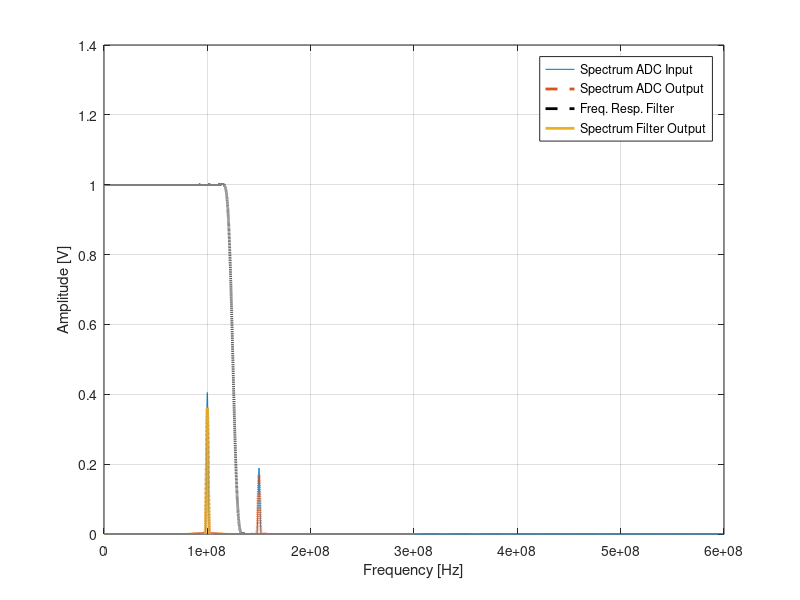

The MATLAB source for this figure:
clear all
%close all
% 
% fcut=0.2;
% orden=16;
% hn=fir1(orden, fcut,'low');
% En la funcion FIR1, fcut va de 0 a <1, donde 0 representa 0 y 1
% representa pi (fdisc) = fN (fcont)
% [H,f] = freqz(hn);
% plot(f, abs(H))
% hold all

%%
% Tengo un tono en tiempo continuo de 100MHz y otro de 150MHz
% Quiero hacer un DSP que muestree los dos tonos y filtre el tono de mas
% alta frecuencia

fs = 600e6; %[Hz] frecuencia de muestreo del conversor
NOS = 16; % Oversampling factor para emular "tiempo continuo"
fch=NOS*fs; % Frecuencia del dominio de tiempo continuo
Tch=1/fch;
Ts=1/fs;

% Genero la señal en tiempo continuo
f0 = 100e6; % Frecuencia del tono
f1 = 150e6; % Frecuencia del tono
Tend = 100/f0; % Tiempo total de simulacion
Nend = Tend/Tch;
tline = (0:Nend-1).*Tch;
tone0 = 1.5*cos(2*pi*f0.*tline);
tone1 = 0.7*cos(2*pi*f1.*tline);
x_t = tone0+tone1;

% Paso por el conversor C/D
x_adc = x_t(1:NOS:end); % Muestreo la senial en TC a la fcrecuencia fs
t_adc = (0:length(x_adc)-1)*Ts; % La base de tiempo es kTs

% Filtro
fcut_analogica=(f0+f1)/2;
fcut_digital = fcut_analogica / (fs/2);
orden=128;
hn=fir1(orden, fcut_digital,'low');
y_filtro=filter(hn,1,x_adc);

% Truquitos para dibujar bien SI HUBIERA DIBUJADO LAS SE;ALES EN TIEMPO
y_filtro=y_filtro(1+orden/2:end);
x_adc=x_adc(1:end-orden/2);
t_adc=t_adc(1:end-orden/2);

% Dibujos
NFFT = 256*1024;
[Hf,f] = freqz(hn, 1,NFFT/2);

W0 = hamming(length(x_t))';
W1 = hamming(length(x_adc))';
Nx = length(x_t);
 % Tomo una FFT muy grande para emular una TFTD (i.e., omega continua)
spectrum_tc =         1/Nx * abs(fft(W0.*x_t, NFFT)); % 1/Nx es un factor de escala que sale de calcular la FFT de un tono de duracion finita
spectrum_x_td = NOS  *  1/Nx * abs(fft(W1.*x_adc, NFFT)); % NOTAR EL FACTOR DE ESCALA NOS (Esto compensa el 1/T en las ecuaciones) 
spectrum_y_td = NOS  *  1/Nx * abs(fft(W1.*y_filtro, NFFT)); 
fvec_tc = (0:NFFT-1)/NFFT*fch; % El vector de frecuencia llega hasta la frecuencia de muestreo de la senial en cuestion
fvec_td = (0:NFFT-1)/NFFT*fs; % El vector de frecuencia llega hasta la frecuencia de muestreo de la senial en cuestion

figure
plot(fvec_tc(1:NFFT/2), spectrum_tc(1:NFFT/2),'-'); % Dibujo las frecuencias positivas solamente
hold all
plot(fvec_td(1:NFFT/2), spectrum_x_td(1:NFFT/2),'--','LineWidth',2);
plot(fvec_td(1:NFFT/2), abs(Hf),'--k','LineWidth',2);
plot(fvec_td(1:NFFT/2), spectrum_y_td(1:NFFT/2),'-','LineWidth',2);

grid on
xlabel('Frequency [Hz]')
ylabel('Amplitude [V]')
legend("Spectrum ADC Input", "Spectrum ADC Output", "Freq. Resp. Filter", "Spectrum Filter Output")
xlim([0,fs])

